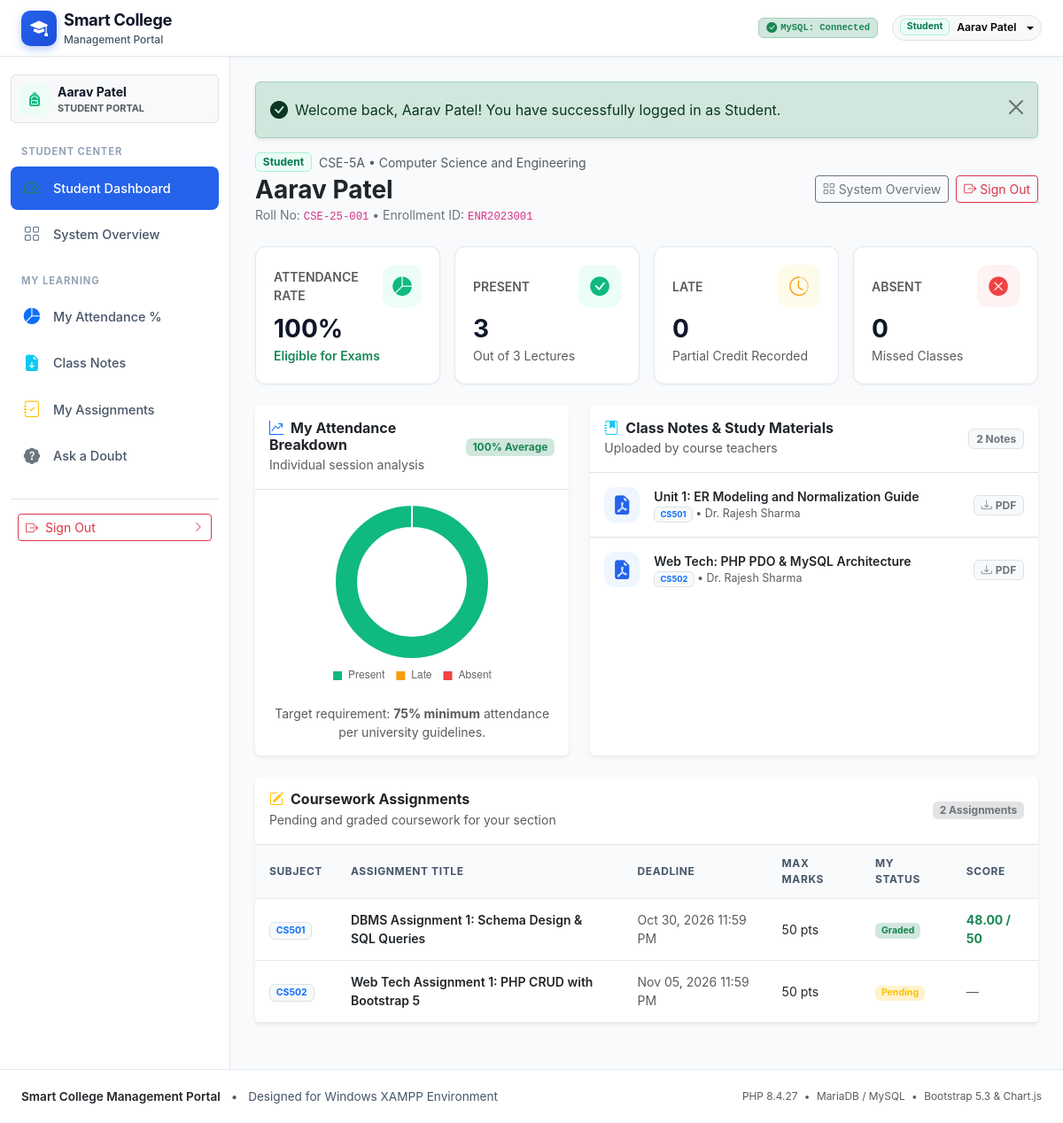
/modules/student/dashboard.php (signed in), run on the app's committed database.
### tables this page shows
CREATE TABLE `student_profiles` (
  `id` INT AUTO_INCREMENT PRIMARY KEY,
  `user_id` INT NOT NULL UNIQUE,
  `roll_number` VARCHAR(30) NOT NULL UNIQUE,
  `enrollment_number` VARCHAR(50) NOT NULL UNIQUE,
  `department_id` INT NOT NULL,
  `class_id` INT NOT NULL,
  `phone` VARCHAR(20) NULL,
  `gender` ENUM('Male', 'Female', 'Other') NULL,
  `dob` DATE NULL,
  `address` TEXT NULL,
  `guardian_name` VARCHAR(100) NULL,
  `guardian_phone` VARCHAR(20) NULL,
  `created_at` TIMESTAMP DEFAULT CURRENT_TIMESTAMP,
  INDEX `idx_students_class` (`class_id`),
  INDEX `idx_students_dept` (`department_id`),
  CONSTRAINT `fk_students_user` FOREIGN KEY (`user_id`)
    REFERENCES `users` (`id`) ON DELETE CASCADE ON UPDATE CASCADE,
  CONSTRAINT `fk_students_dept` FOREIGN KEY (`department_id`)
    REFERENCES `departments` (`id`) ON DELETE RESTRICT ON UPDATE CASCADE,
  CONSTRAINT `fk_students_class` FOREIGN KEY (`class_id`)
    REFERENCES `classes` (`id`) ON DELETE RESTRICT ON UPDATE CASCADE
);

CREATE TABLE `classes` (
  `id` INT AUTO_INCREMENT PRIMARY KEY,
  `department_id` INT NOT NULL,
  `class_name` VARCHAR(50) NOT NULL,
  `semester` INT NOT NULL,
  `academic_year` VARCHAR(20) NOT NULL,
  `created_at` TIMESTAMP DEFAULT CURRENT_TIMESTAMP,
  INDEX `idx_classes_dept` (`department_id`),
  CONSTRAINT `fk_classes_department` FOREIGN KEY (`department_id`)
    REFERENCES `departments` (`id`) ON DELETE CASCADE ON UPDATE CASCADE
);

CREATE TABLE `departments` (
  `id` INT AUTO_INCREMENT PRIMARY KEY,
  `department_name` VARCHAR(100) NOT NULL,
  `department_code` VARCHAR(20) NOT NULL UNIQUE,
  `description` TEXT NULL,
  `created_at` TIMESTAMP DEFAULT CURRENT_TIMESTAMP
);

CREATE TABLE `notes` (
  `id` INT AUTO_INCREMENT PRIMARY KEY,
  `subject_id` INT NOT NULL,
  `class_id` INT NOT NULL,
  `teacher_id` INT NOT NULL,
  `title` VARCHAR(200) NOT NULL,
  `description` TEXT NULL,
  `file_path` VARCHAR(255) NOT NULL,
  `file_type` VARCHAR(50) DEFAULT 'pdf',
  `uploaded_at` TIMESTAMP DEFAULT CURRENT_TIMESTAMP,
  CONSTRAINT `fk_notes_subject` FOREIGN KEY (`subject_id`)
    REFERENCES `subjects` (`id`) ON DELETE CASCADE ON UPDATE CASCADE,
  CONSTRAINT `fk_notes_class` FOREIGN KEY (`class_id`)
    REFERENCES `classes` (`id`) ON DELETE CASCADE ON UPDATE CASCADE,
  CONSTRAINT `fk_notes_teacher` FOREIGN KEY (`teacher_id`)
    REFERENCES `teacher_profiles` (`id`) ON DELETE CASCADE ON UPDATE CASCADE
);

CREATE TABLE `subjects` (
  `id` INT AUTO_INCREMENT PRIMARY KEY,
  `department_id` INT NOT NULL,
  `subject_name` VARCHAR(120) NOT NULL,
  `subject_code` VARCHAR(30) NOT NULL UNIQUE,
  `semester` INT NOT NULL,
  `created_at` TIMESTAMP DEFAULT CURRENT_TIMESTAMP,
  INDEX `idx_subjects_dept` (`department_id`),
  CONSTRAINT `fk_subjects_department` FOREIGN KEY (`department_id`)
    REFERENCES `departments` (`id`) ON DELETE CASCADE ON UPDATE CASCADE
);

CREATE TABLE `users` (
  `id` INT AUTO_INCREMENT PRIMARY KEY,
  `username` VARCHAR(50) NOT NULL UNIQUE,
  `email` VARCHAR(100) NOT NULL UNIQUE,
  `password_hash` VARCHAR(255) NOT NULL,
  `role` ENUM('admin', 'teacher', 'student') NOT NULL,
  `full_name` VARCHAR(100) NOT NULL,
  `status` ENUM('active', 'inactive', 'suspended') DEFAULT 'active',
  `created_at` TIMESTAMP DEFAULT CURRENT_TIMESTAMP,
  `updated_at` TIMESTAMP DEFAULT CURRENT_TIMESTAMP ON UPDATE CURRENT_TIMESTAMP,
  INDEX `idx_users_role` (`role`),
  INDEX `idx_users_status` (`status`)
);

CREATE TABLE `assignments` (
  `id` INT AUTO_INCREMENT PRIMARY KEY,
  `subject_id` INT NOT NULL,
  `class_id` INT NOT NULL,
  `teacher_id` INT NOT NULL,
  `title` VARCHAR(200) NOT NULL,
  `description` TEXT NULL,
  `due_date` DATETIME NOT NULL,
  `max_marks` INT NOT NULL DEFAULT 100,
  `attachment_path` VARCHAR(255) NULL,
  `created_at` TIMESTAMP DEFAULT CURRENT_TIMESTAMP,
  CONSTRAINT `fk_assign_subject` FOREIGN KEY (`subject_id`)
    REFERENCES `subjects` (`id`) ON DELETE CASCADE ON UPDATE CASCADE,
  CONSTRAINT `fk_assign_class` FOREIGN KEY (`class_id`)
    REFERENCES `classes` (`id`) ON DELETE CASCADE ON UPDATE CASCADE,
  CONSTRAINT `fk_assign_teacher` FOREIGN KEY (`teacher_id`)
    REFERENCES `teacher_profiles` (`id`) ON DELETE CASCADE ON UPDATE CASCADE
);

CREATE TABLE `assignment_submissions` (
  `id` INT AUTO_INCREMENT PRIMARY KEY,
  `assignment_id` INT NOT NULL,
  `student_id` INT NOT NULL,
  `submission_text` TEXT NULL,
  `file_path` VARCHAR(255) NULL,
  `submitted_at` TIMESTAMP DEFAULT CURRENT_TIMESTAMP,
  `marks_obtained` DECIMAL(5,2) NULL,
  `feedback` TEXT NULL,
  `status` ENUM('submitted', 'graded', 'late', 'resubmitted') DEFAULT 'submitted',
  UNIQUE KEY `uk_assignment_student` (`assignment_id`, `student_id`),
  CONSTRAINT `fk_asub_assignment` FOREIGN KEY (`assignment_id`)
    REFERENCES `assignments` (`id`) ON DELETE CASCADE ON UPDATE CASCADE,
  CONSTRAINT `fk_asub_student` FOREIGN KEY (`student_id`)
    REFERENCES `student_profiles` (`id`) ON DELETE CASCADE ON UPDATE CASCADE
);

### modules/student/dashboard.php (the view, shortened to what the rows shown need)
<?php
require_once __DIR__ . '/../../config/database.php';
require_once __DIR__ . '/../../includes/auth.php';
$currentUser = getCurrentUser();
$studentProfile = null;
$attendanceCounts = ['Present' => 0, 'Late' => 0, 'Absent' => 0];
$recentNotes = [];
$assignmentsList = [];
if ($pdo instanceof PDO) {
    try {
        $stmtProfile = $pdo->prepare("
            SELECT sp.*, d.department_name, d.department_code, c.class_name, c.semester, c.academic_year
            FROM `student_profiles` sp
            JOIN `departments` d ON sp.department_id = d.id
            JOIN `classes` c ON sp.class_id = c.id
            WHERE sp.user_id = :uid
            LIMIT 1
        ");
        $stmtProfile->execute([':uid' => $currentUser['id']]);
        $studentProfile = $stmtProfile->fetch();
        $studentId = $studentProfile['id'] ?? 0;
        $classId   = $studentProfile['class_id'] ?? 0;
        if ($studentId) {
            $stmtAtt = $pdo->prepare("
                SELECT ar.status, COUNT(*) as count
                FROM `attendance_records` ar
                WHERE ar.student_id = :sid
                GROUP BY ar.status
            ");
            $stmtAtt->execute([':sid' => $studentId]);
            while ($row = $stmtAtt->fetch()) {
                if (isset($attendanceCounts[$row['status']])) {
                    $attendanceCounts[$row['status']] = (int)$row['count'];
                }
            }
            $stmtNotes = $pdo->prepare("
                SELECT n.id, n.title, n.description, n.file_path, n.file_type, n.uploaded_at,
                       s.subject_name, s.subject_code, u.full_name as teacher_name
                FROM `notes` n
                JOIN `subjects` s ON n.subject_id = s.id
                JOIN `teacher_profiles` tp ON n.teacher_id = tp.id
                JOIN `users` u ON tp.user_id = u.id
                WHERE n.class_id = :cid
                ORDER BY n.uploaded_at DESC
                LIMIT 4
            ");
            $stmtNotes->execute([':cid' => $classId]);
            $recentNotes = $stmtNotes->fetchAll();
            $stmtAssign = $pdo->prepare("
                SELECT a.id, a.title, a.due_date, a.max_marks,
                       s.subject_name, s.subject_code,
                       sub.status as submission_status, sub.marks_obtained
                FROM `assignments` a
                JOIN `subjects` s ON a.subject_id = s.id
                LEFT JOIN `assignment_submissions` sub
                       ON a.id = sub.assignment_id AND sub.student_id = :sid
                WHERE a.class_id = :cid
                ORDER BY a.due_date ASC
                LIMIT 4
            ");
            $stmtAssign->execute([':cid' => $classId, ':sid' => $studentId]);
            $assignmentsList = $stmtAssign->fetchAll();
        }
    } catch (PDOException $e) {
        error_log("Student Dashboard Query Error: " . $e->getMessage());
    }
}
require_once __DIR__ . '/../../includes/header.php';
require_once __DIR__ . '/../../includes/sidebar.php';
?>
<main class="portal-main-content">
    <div class="d-flex flex-column flex-md-row justify-content-between align-items-md-center gap-3 mb-4">
        <div>
            <div class="d-flex align-items-center gap-2">
                <span class="badge badge-role-student">Student</span>
                <span class="text-muted small"><?= htmlspecialchars($studentProfile['class_name'] ?? 'Class') ?> &bull; <?= htmlspecialchars($studentProfile['department_name'] ?? 'Dept') ?></span>
            </div>
            <h2 class="h3 fw-bold text-dark mt-1 mb-0"><?= htmlspecialchars($currentUser['full_name']) ?></h2>
            <p class="text-secondary small mb-0">
                Roll No: <code><?= htmlspecialchars($studentProfile['roll_number'] ?? 'N/A') ?></code> &bull;
                Enrollment ID: <code><?= htmlspecialchars($studentProfile['enrollment_number'] ?? 'N/A') ?></code>
            </p>
        </div>
    </div>
    <div class="row g-4 mb-4">
        <div class="col-lg-7">
            <div class="card border-0 shadow-sm h-100">
                <div class="card-body p-0">
                    <div class="list-group list-group-flush">
                        <?php if (!empty($recentNotes)): ?>
                            <?php foreach ($recentNotes as $note): ?>
                                <div class="list-group-item p-3 d-flex justify-content-between align-items-center">
                                    <div class="d-flex align-items-center gap-3">
                                        <div class="stat-icon-wrapper stat-icon-blue" style="width: 40px; height: 40px;">
                                            <i class="bi bi-file-earmark-pdf-fill"></i>
                                        </div>
                                        <div>
                                            <div class="fw-semibold small text-dark"><?= htmlspecialchars($note['title']) ?></div>
                                            <div class="text-muted" style="font-size: 0.78rem;">
                                                <span class="badge bg-light text-primary border"><?= htmlspecialchars($note['subject_code']) ?></span>
                                                &bull; <?= htmlspecialchars($note['teacher_name']) ?>
                                            </div>
                                        </div>
                                    </div>
                                    <span class="badge bg-light text-secondary border small">
                                        <i class="bi bi-download me-1"></i><?= strtoupper($note['file_type']) ?>
                                    </span>
                                </div>
                            <?php endforeach; ?>
                        <?php else: ?>
                            <div class="p-3 text-center text-muted small">No class notes uploaded yet.</div>
                        <?php endif; ?>
                    </div>
                </div>
            </div>
        </div>
    </div>
    <div class="card border-0 shadow-sm mb-4">
        <div class="card-body p-0">
            <div class="table-responsive">
                <table class="table-portal mb-0">
                    <thead>
                        <tr>
                            <th>Subject</th>
                            <th>Assignment Title</th>
                            <th>Deadline</th>
                            <th>Max Marks</th>
                            <th>My Status</th>
                            <th>Score</th>
                        </tr>
                    </thead>
                    <tbody>
                        <?php if (!empty($assignmentsList)): ?>
                            <?php foreach ($assignmentsList as $asg): ?>
                                <tr>
                                    <td><span class="badge bg-light text-primary border"><?= htmlspecialchars($asg['subject_code']) ?></span></td>
                                    <td class="fw-semibold"><?= htmlspecialchars($asg['title']) ?></td>
                                    <td class="text-muted small"><?= date('M d, Y h:i A', strtotime($asg['due_date'])) ?></td>
                                    <td><?= (int)$asg['max_marks'] ?> pts</td>
                                    <td>
                                        <?php if ($asg['submission_status'] === 'graded'): ?>
                                            <span class="badge bg-success-subtle text-success">Graded</span>
                                        <?php elseif ($asg['submission_status'] === 'submitted'): ?>
                                            <span class="badge bg-info-subtle text-info">Submitted</span>
                                        <?php else: ?>
                                            <span class="badge bg-warning-subtle text-warning">Pending</span>
                                        <?php endif; ?>
                                    </td>
                                    <td>
                                        <?php if ($asg['marks_obtained'] !== null): ?>
                                            <strong class="text-success"><?= $asg['marks_obtained'] ?> / <?= $asg['max_marks'] ?></strong>
                                        <?php else: ?>
                                            <span class="text-muted">&mdash;</span>
                                        <?php endif; ?>
                                    </td>
                                </tr>
                            <?php endforeach; ?>
                        <?php else: ?>
                            <tr>
                                <td colspan="6" class="text-center py-3 text-muted">No assignments posted for your class yet.</td>
                            </tr>
                        <?php endif; ?>
                    </tbody>
                </table>
            </div>
        </div>
    </div>
</main>
<script>
document.addEventListener('DOMContentLoaded', function() {
    const ctx = document.getElementById('studentAttendanceChart');
    if (ctx) {
        new Chart(ctx, {
            type: 'doughnut',
            data: {
                labels: ['Present', 'Late', 'Absent'],
                datasets: [{
                    data: [
                        <?= $attendanceCounts['Present'] ?>,
                        <?= $attendanceCounts['Late'] ?>,
                        <?= $attendanceCounts['Absent'] ?>
                    ],
                    backgroundColor: ['#10b981', '#f59e0b', '#ef4444'],
                    borderColor: '#ffffff',
                    borderWidth: 2,
                    hoverOffset: 4
                }]
            },
            options: {
                responsive: true,
                maintainAspectRatio: false,
                plugins: {
                    legend: {
                        position: 'bottom',
                        labels: {
                            boxWidth: 12,
                            padding: 12
                        }
                    }
                },
                cutout: '70%'
            }
        });
    }
});
</script>
<?php require_once __DIR__ . '/../../includes/footer.php'; ?>

### data on the page
student_profiles: class.class_name "CSE-5A", department.department_name "Computer Science and Engineering", roll_number "CSE-25-001", enrollment_number "ENR2023001"
notes: title "Unit 1: ER Modeling and Normalization Guide", subject.subject_code "CS501", users.full_name "Dr. Rajesh Sharma", file_type "PDF"
notes: title "Web Tech: PHP PDO & MySQL Architecture", subject.subject_code "CS502", users.full_name "Dr. Rajesh Sharma", file_type "PDF"
assignments: subject.subject_code "CS501", title "DBMS Assignment 1: Schema Design & SQL Queries", due_date "Oct 30, 2026 11:59 PM", max_marks "50", shows "Graded", assignment_submissions.marks_obtained "48.00"
assignments: subject.subject_code "CS502", title "Web Tech Assignment 1: PHP CRUD with Bootstrap 5", due_date "Nov 05, 2026 11:59 PM", max_marks "50", shows "Pending"

### other printed values
$currentUser['role'] "Student"
$currentUser['full_name'] "Aarav Patel"
$currentUser['role'] "STUDENT"
$flash['message'] "Welcome back, Aarav Patel! You have successfully logged in as Student."
$attendancePercentage "100"
$attendanceCounts['Present'] "3"
$totalSessions "3"
$attendanceCounts['Late'] "0"
$attendanceCounts['Absent'] "0"
count($recentNotes) "2"
count($assignmentsList) "2"
PHP_VERSION "8.4.27"
chart data {{ $attendanceCounts['Late'] }} 0
chart data {{ $attendanceCounts['Absent'] }} 0
